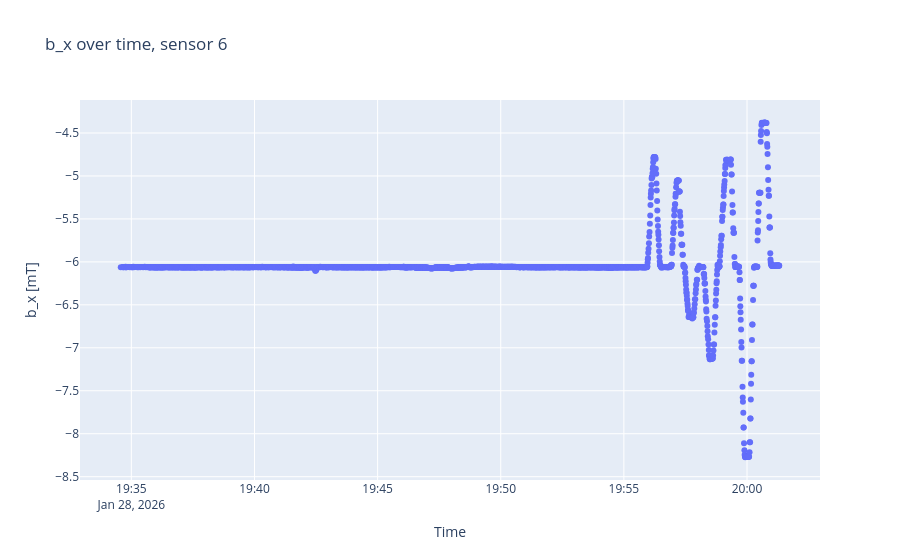
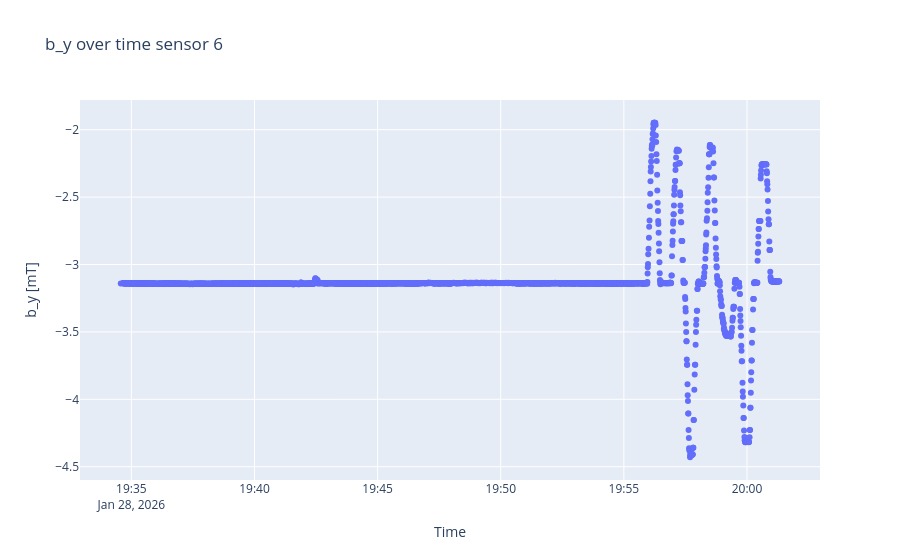

Notebook code for these charts, in order:
### Code cell
sensorplots(B3, timestamps3, 6)

### Figure 1 — Plotly figure (JSON) as saved in the notebook; plotly's stock layout.template omitted (floating-point values rounded to 4 significant figures; data arrays with more than 128 entries replaced by an {"elided": "..."} marker saying what was removed)
{"data": [{"mode": "markers", "type": "scatter", "x": {"elided": "2610 str values"}, "y": {"elided": "2610 float values"}}], "layout": {"title": {"text": "b_x over time, sensor 6"}, "xaxis": {"title": {"text": "Time"}}, "yaxis": {"scaleanchor": "y", "title": {"text": "b_x [mT]"}}}}

### Figure 2 — Plotly figure (JSON) as saved in the notebook; plotly's stock layout.template omitted (floating-point values rounded to 4 significant figures; data arrays with more than 128 entries replaced by an {"elided": "..."} marker saying what was removed)
{"data": [{"mode": "markers", "type": "scatter", "x": {"elided": "2610 str values"}, "y": {"elided": "2610 float values"}}], "layout": {"title": {"text": "b_y over time sensor 6"}, "xaxis": {"title": {"text": "Time"}}, "yaxis": {"scaleanchor": "y", "title": {"text": "b_y [mT]"}}}}
